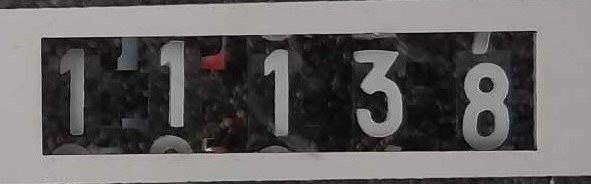
#> input picture dataset_train/counter_5.jpg, 591 x 184 px, found by its file name
$ python filters.py   (older library calls are emulated)
#> lines starting #> are read from the running program, lines starting #| are printed output that depends on the picture; after the words box and inside, x2 and y2 are one past the last pixel; in counts of white or black regions, pixels touching at a corner belong together
import cv2
import numpy as np

# Load an image
image = cv2.imread(r'C:\xampp\htdocs\Intelligent_counter\ai_project\counter_5.jpg')
#> image is the input picture: shape (184, 591, 3); mean B, G, R 98.4, 98.1, 100.5

# Convert the image to grayscale (if needed)
gray_image = cv2.cvtColor(image, cv2.COLOR_BGR2GRAY)

# Apply Gaussian blur
blurred_image = cv2.GaussianBlur(gray_image, (5, 5), 0)
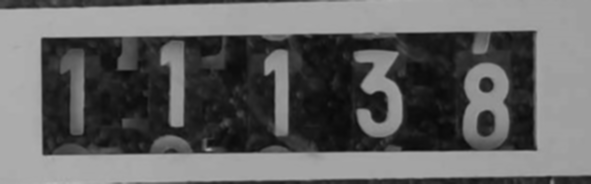
#> blurred_image: shape (184, 591); min 9, max 184, mean 98.8

# Apply Sobel edge detection
sobel_x = cv2.Sobel(blurred_image, cv2.CV_64F, 1, 0, ksize=3)
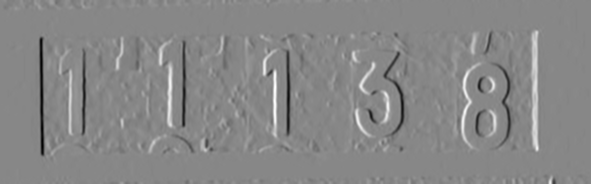
#> sobel_x: shape (184, 591) float64; min -388, max 342, mean -0.2; drawn with min black and max white
sobel_y = cv2.Sobel(blurred_image, cv2.CV_64F, 0, 1, ksize=3)
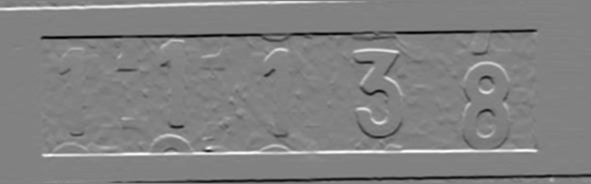
#> sobel_y: shape (184, 591) float64; min -426, max 411, mean -1.1; drawn with min black and max white
sobel_edges = cv2.magnitude(sobel_x, sobel_y)
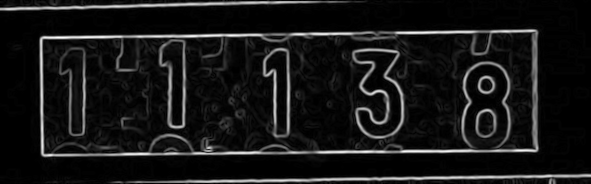
#> sobel_edges: shape (184, 591) float64; min 0, max 426, mean 38.6; drawn with min black and max white

# Apply Canny edge detection
canny_edges = cv2.Canny(blurred_image, threshold1=30, threshold2=70)
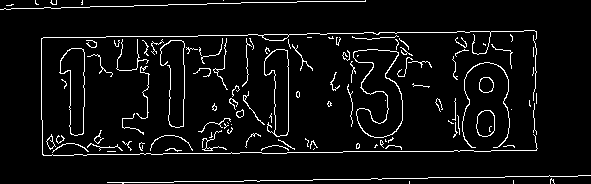
#> canny_edges: shape (184, 591); 5.6% white in thin lines or dots

# [7 lines of commented-out code are left out]
cv2.imwrite('blurred.jpg', blurred_image)
cv2.imwrite('sobel_edges.jpg',sobel_edges )
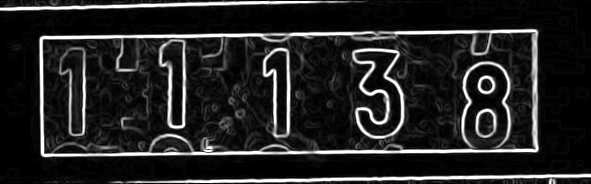
#> saved as sobel_edges.jpg: shape (184, 591); min 0, max 255, mean 36.3

$ run again, with dataset_train/counter_1.jpg copied over dataset_train/counter_5.jpg
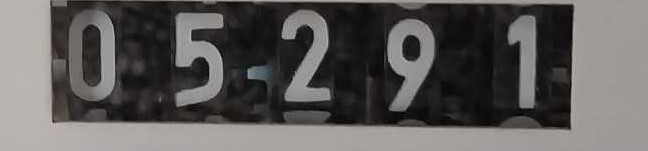
#> input picture dataset_train/counter_1.jpg, 648 x 151 px, found by its file name
#> image is the input picture: shape (151, 648, 3); mean B, G, R 89.9, 91.1, 93.3
#> `canny_edges = cv2.Canny(blurred_image, threshold1=30, threshold2=70)`:
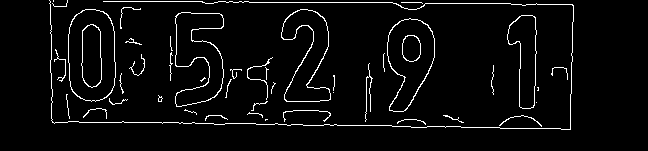
#> canny_edges: shape (151, 648); 4.2% white in thin lines or dots, all inside (x1, y1, x2, y2) = (49, 0, 574, 130)
#> `cv2.imwrite('sobel_edges.jpg',sobel_edges )`:
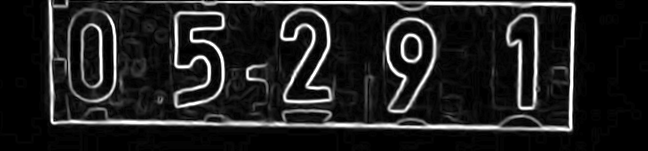
#> saved as sobel_edges.jpg: shape (151, 648); min 0, max 255, mean 32.9

$ run again, with dataset_train/counter_10.jpg copied over dataset_train/counter_5.jpg
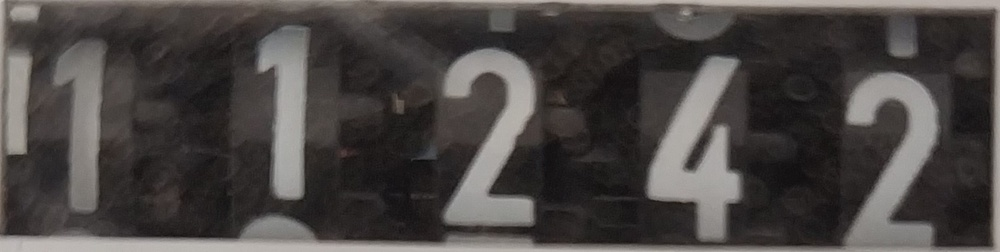
#> input picture dataset_train/counter_10.jpg, 1000 x 252 px, shrunk from 1608 x 405 before the run, found by its file name
#> image is the input picture: shape (252, 1000, 3); mean B, G, R 67.7, 69.5, 73.7
#> `sobel_y = cv2.Sobel(blurred_image, cv2.CV_64F, 0, 1, ksize=3)`:
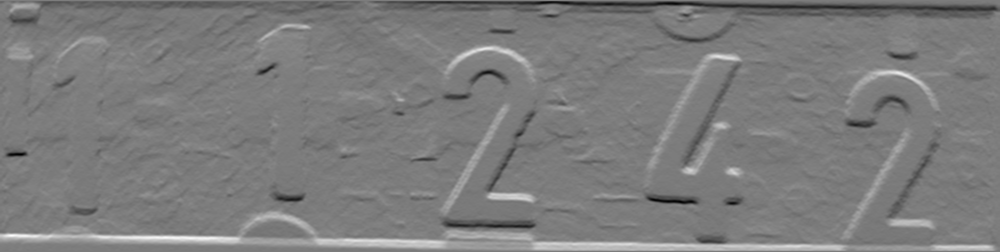
#> sobel_y: shape (252, 1000) float64; min -227, max 238, mean 0.5; drawn with min black and max white
#> `canny_edges = cv2.Canny(blurred_image, threshold1=30, threshold2=70)`:
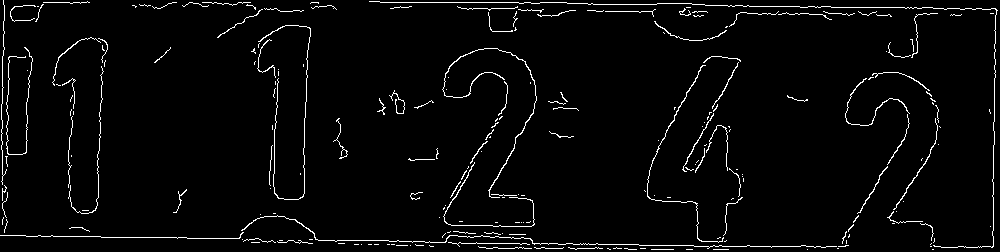
#> canny_edges: shape (252, 1000); 3.1% white in thin lines or dots
